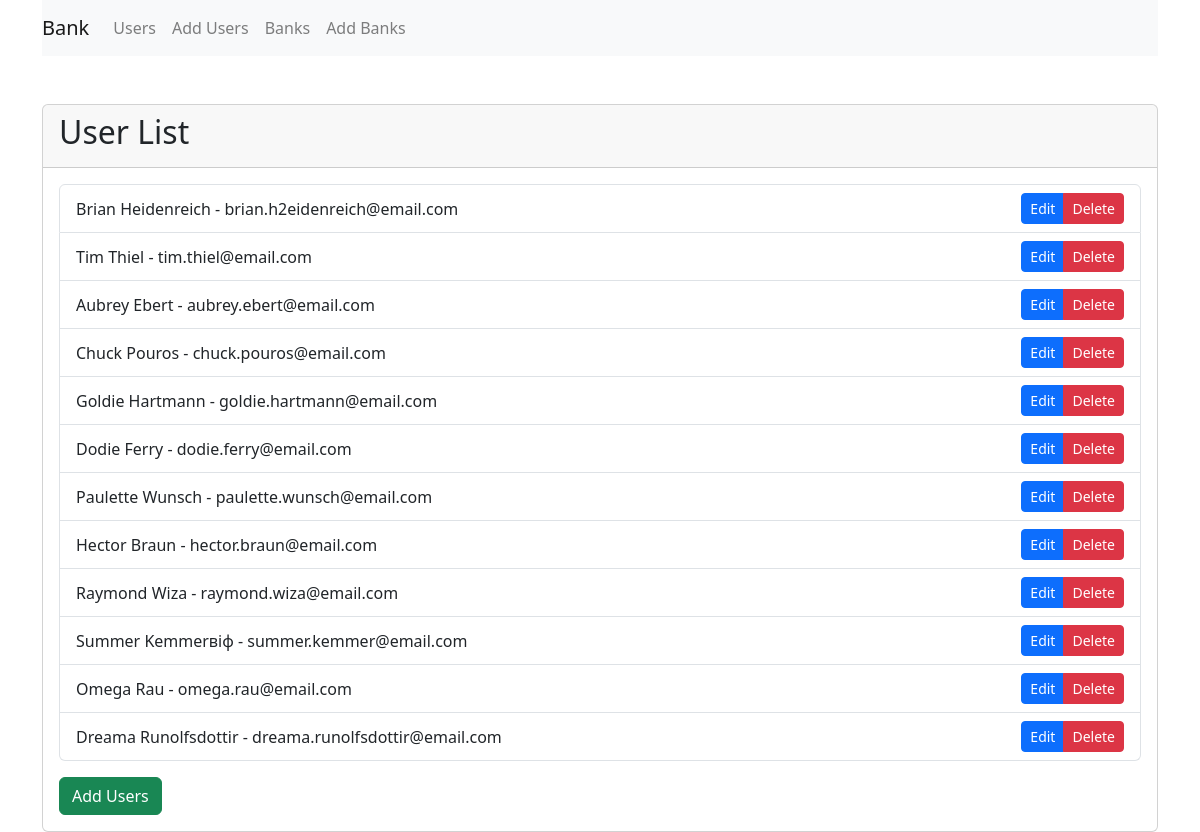
/users/, run on the app's committed database.
### users/models.py (models this page shows, shortened)
class User(models.Model):
    id = models.AutoField(primary_key=True)
    password = models.CharField(max_length=255)
    first_name = models.CharField(max_length=255)
    last_name = models.CharField(max_length=255)
    email = models.EmailField(unique=True)

### users/views.py (the view)
# urls.py: path('', user_list, name='user_list'),
def user_list(request):
    users = User.objects.all()
    return render(request, 'users/user_list.html', {'users': users})

### users/templates/users/user_list.html
{% extends 'base.html' %}
{% block content %}
  <div class="card mt-5">
    <div class="card-header">
      <h2>User List</h2>
    </div>
    <div class="card-body">
      <ul class="list-group">
        {% for user in users %}
          <li class="list-group-item d-flex justify-content-between align-items-center">
            {{ user.first_name }} {{ user.last_name }} - {{ user.email }}
            <div class="btn-group">
              <a href="{% url 'user_edit' user.id %}" class="btn btn-primary btn-sm">Edit</a>
              <a href="{% url 'user_delete' user.id %}" class="btn btn-danger btn-sm">Delete</a>
            </div>
          </li>
        {% endfor %}
      </ul>
      <a href="{% url 'add_users' %}" class="btn btn-success mt-3">Add Users</a>
    </div>
  </div>
{% endblock %}

### templates/base.html (shortened to what this page needs)
{% load bootstrap4 %}
<html lang="en">
<head>
    {% bootstrap_css %}
    <link href="https://cdn.jsdelivr.net/npm/bootstrap@5.3.0/dist/css/bootstrap.min.css" rel="stylesheet">
</head>
<body>
    <div class="container">
        <nav class="navbar navbar-expand-lg navbar-light bg-light">
            <a class="navbar-brand" href="#">Bank</a>
            <div class="collapse navbar-collapse" id="navbarNav">
                <ul class="navbar-nav">
                    <li class="nav-item">
                        <a class="nav-link" href="{% url 'user_list' %}">Users</a>
                    </li>
                    <li class="nav-item">
                        <a class="nav-link" href="{% url 'add_users' %}">Add Users</a>
                    </li>
                    <li class="nav-item">
                        <a class="nav-link" href="{% url 'bank_list' %}">Banks</a>
                    </li>
                    <li class="nav-item">
                        <a class="nav-link" href="{% url 'add_banks' %}">Add Banks</a>
                    </li>
                </ul>
            </div>
        </nav>
        <div class="mt-3">
            {% block content %}{% endblock %}
        </div>
    </div>
</body>
</html>

### data on the page
User: first_name "Brian", last_name "Heidenreich", email "brian.h2eidenreich@email.com"
User: first_name "Tim", last_name "Thiel", email "tim.thiel@email.com"
User: first_name "Aubrey", last_name "Ebert", email "aubrey.ebert@email.com"
User: first_name "Chuck", last_name "Pouros", email "chuck.pouros@email.com"
User: first_name "Goldie", last_name "Hartmann", email "goldie.hartmann@email.com"
User: first_name "Dodie", last_name "Ferry", email "dodie.ferry@email.com"
User: first_name "Paulette", last_name "Wunsch", email "paulette.wunsch@email.com"
User: first_name "Hector", last_name "Braun", email "hector.braun@email.com"
User: first_name "Raymond", last_name "Wiza", email "raymond.wiza@email.com"
User: first_name "Summer", last_name "Kemmerвіф", email "summer.kemmer@email.com"
User: first_name "Omega", last_name "Rau", email "omega.rau@email.com"
User: first_name "Dreama", last_name "Runolfsdottir", email "dreama.runolfsdottir@email.com"
